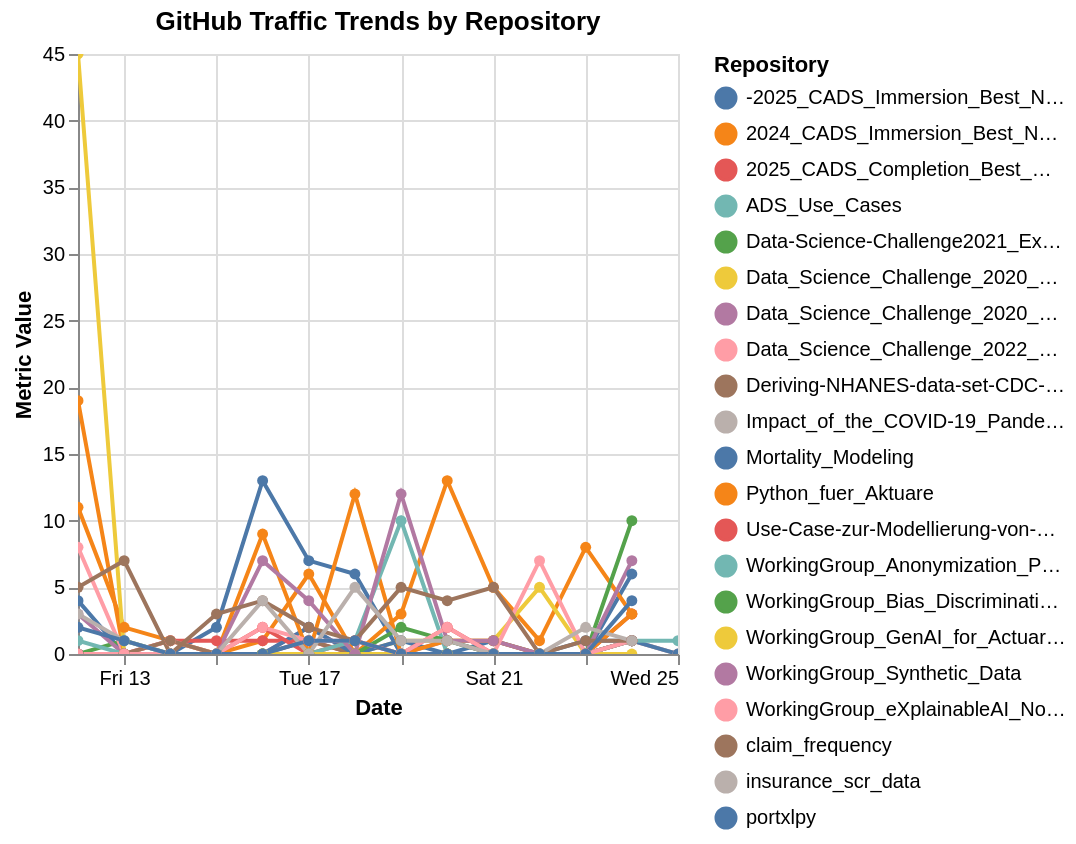

Notebook code for this chart:
### Code cell
import altair as alt

# Create a selection for the metric dropdown
metric_selection = alt.selection_point(
    fields=['Metric'],
    bind=alt.binding_select(options=metrics, name='Select Metric '),
    value=metrics[0],
    name='metric_param'
)

# Create a multi-selection for repositories
repository_selection = alt.selection_point(
    fields=['Repository'],
    bind=alt.binding_select(options=df_clean_from_csv['Repository'].unique().tolist(), name='Select Repository '),
    name='repo_select'
)

# Create the base chart
base = alt.Chart(df_clean_from_csv).properties(
    title='GitHub Traffic Trends by Repository'
).add_params(
    metric_selection,
    repository_selection
).transform_fold(
    metrics,
    as_=['Metric', 'Value']
).transform_filter(
    metric_selection
).transform_filter(
    repository_selection
)

# Create the line chart
chart = base.mark_line(point=True).encode(
    x=alt.X('Datum:T', title='Date'),
    y=alt.Y('Value:Q', title='Metric Value', stack=None),
    color=alt.Color('Repository:N', title='Repository'),
    tooltip=[
        alt.Tooltip('Repository:N'),
        alt.Tooltip('Datum:T', title='Date'),
        alt.Tooltip('Value:Q', title='Metric Count', format='.0f')
    ]
).interactive()

chart

### Figure 1 — Vega-Lite specification as saved in the notebook (floating-point values rounded to 4 significant figures; data arrays with more than 128 entries replaced by an {"elided": "..."} marker saying what was removed)
{"config": {"view": {"continuousWidth": 300, "continuousHeight": 300}}, "data": {"name": "data-b6e3c268f19411a8c639ecbb4e5e847d"}, "mark": {"type": "line", "point": true}, "encoding": {"color": {"field": "Repository", "title": "Repository", "type": "nominal"}, "tooltip": [{"field": "Repository", "type": "nominal"}, {"field": "Datum", "title": "Date", "type": "temporal"}, {"field": "Value", "format": ".0f", "title": "Metric Count", "type": "quantitative"}], "x": {"field": "Datum", "title": "Date", "type": "temporal"}, "y": {"field": "Value", "stack": null, "title": "Metric Value", "type": "quantitative"}}, "params": [{"name": "metric_param", "select": {"type": "point", "fields": ["Metric"]}, "bind": {"input": "select", "options": ["Views", "Clones", "Unique Views", "Unique Clones"], "name": "Select Metric "}, "value": "Views"}, {"name": "repo_select", "select": {"type": "point", "fields": ["Repository"]}, "bind": {"input": "select", "options": ["-2025_CADS_Immersion_Best_Notebooks", "2024_CADS_Immersion_Best_Notebooks", "2025_CADS_Completion_Best_Notebooks", "ADS_Use_Cases", "Data-Science-Challenge2021_Explainable-Machine-Learning", "Data_Science_Challenge_2020_Berufsunfaehigkeit", "Data_Science_Challenge_2020_Betrugserkennung", "Data_Science_Challenge_2022_Python-Notebook_zur_Erstellung_von_Schadenhaeufigkeitsmodellen", "Deriving-NHANES-data-set-CDC-for-mortality-analysis", "Impact_of_the_COVID-19_Pandemic", "Mortality_Modeling", "Python_fuer_Aktuare", "Use-Case-zur-Modellierung-von-Cyberrisiken", "WorkingGroup_Anonymization_Pseudonymization", "WorkingGroup_Bias_Discrimination_Notebooks", "WorkingGroup_GenAI_for_Actuaries", "WorkingGroup_Synthetic_Data", "WorkingGroup_eXplainableAI_Notebooks", "claim_frequency", "insurance_scr_data", "portxlpy"], "name": "Select Repository "}}, {"name": "param_2", "select": {"type": "interval", "encodings": ["x", "y"]}, "bind": "scales"}], "title": "GitHub Traffic Trends by Repository", "transform": [{"fold": ["Views", "Clones", "Unique Views", "Unique Clones"], "as": ["Metric", "Value"]}, {"filter": {"param": "metric_param"}}, {"filter": {"param": "repo_select"}}], "$schema": "https://vega.github.io/schema/vega-lite/v5.20.1.json", "datasets": {"data-b6e3c268f19411a8c639ecbb4e5e847d": {"elided": "277 records"}}}
